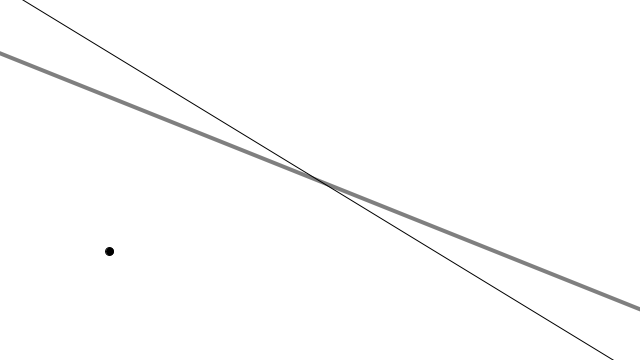
Frame 1 (no input)
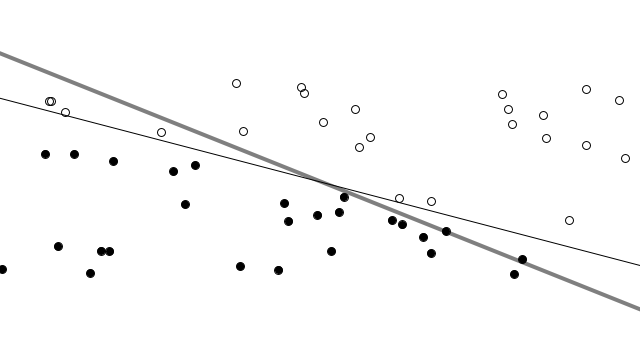
Frame 60 (the mouse pressed at the canvas centre just before this capture)
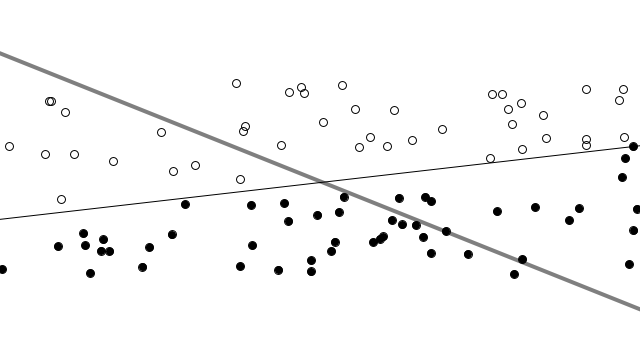
Frame 120 (the mouse held since frame 60 and released just before this capture)

The Processing sketch that drew these frames (run headless with seeded random() and noise(); from frame 60 on, the mouse is pressed at the canvas centre):

// Processing sketch: two_dimensional_neural_network
// ── two_dimensional_neural_network.pde
class Perceptron {
  float[] weights;  
  float c;          

  Perceptron(int n, float c_) {
    weights = new float[n];
    for (int i = 0; i < weights.length; i++) {
      weights[i] = random(-1,1); 
    }
    c = c_;
  }

  void train(float[] inputs, int desired) {
    int guess = feedforward(inputs);
    float error = desired - guess;
    for (int i = 0; i < weights.length; i++) {
      weights[i] += c * error * inputs[i];         
    }
  }

  int feedforward(float[] inputs) {
    float sum = 0;
    for (int i = 0; i < weights.length; i++) {
      sum += inputs[i] * weights[i];
    }
    return activate(sum);
  }
  
  int activate(float sum) {
    if (sum > 0) return 1;
    else return -1; 
  }
  
  float[] getWeights() {
    return weights; 
  }
}

class Trainer {
  
  float[] inputs;
  int answer; 
  
  Trainer(float x, float y, int a) {
    inputs = new float[3];
    inputs[0] = x;
    inputs[1] = y;
    inputs[2] = 1;
    answer = a;
  }
}

Trainer[] training = new Trainer[2000];
Perceptron ptron;

int count = 0;

float xmin = -400;
float ymin = -100;
float xmax =  400;
float ymax =  100;

float f(float x) {
  return 0.4 * x + 1;
}

void setup() {
  size(640, 360);
  ptron = new Perceptron(3, 0.00001);

  for (int i = 0; i < training.length; i++) {
    float x = random(xmin, xmax);
    float y = random(ymin, ymax);
    int answer = 1;
    if (y < f(x)) answer = -1;
    training[i] = new Trainer(x, y, answer);
  }
  smooth();
}

void draw() {
  background(255);
  translate(width/2, height/2);

  strokeWeight(4);
  stroke(127);
  float x1 = xmin;
  float y1 = f(x1);
  float x2 = xmax;
  float y2 = f(x2);
  line(x1, y1, x2, y2);

  stroke(0);
  strokeWeight(1);
  float[] weights = ptron.getWeights();
  x1 = xmin;
  y1 = (-weights[2] - weights[0] * x1) / weights[1];
  x2 = xmax;
  y2 = (-weights[2] - weights[0] * x2) / weights[1];
  line(x1, y1, x2, y2);

  ptron.train(training[count].inputs, training[count].answer);
  count = (count + 1) % training.length;

  for (int i = 0; i < count; i++) {
    stroke(0);
    strokeWeight(1);
    fill(0);
    int guess = ptron.feedforward(training[i].inputs);
    if (guess > 0) noFill();

    ellipse(training[i].inputs[0], training[i].inputs[1], 8, 8);
  }
}

void mousePressed() {
  String filename = "perceptron_" + day() + "-" + month() + "-" + year() + "_" + hour() + "-" + minute() + "-" + second() + ".png";
  save(filename);
}
